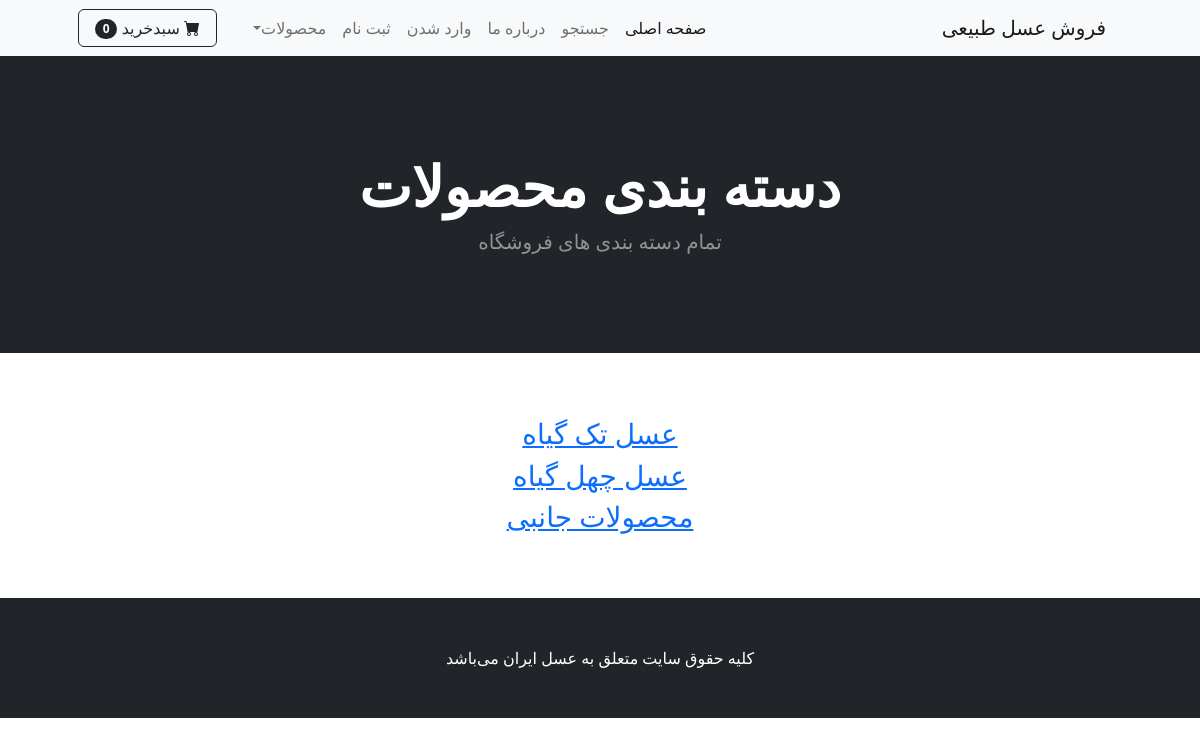
The page /category on the database its author committed.
### shop/models.py (models this page shows, shortened)
class Category(models.Model):
    name = models.CharField(max_length=20)

### shop/views.py (the view)
# urls.py: path('category', views.category_summary, name="category_summary"),
def category_summary(request):
    all_cat = Category.objects.all()
    return render(request, 'category_summary.html', {'category':all_cat})

### cart/cart.py (called while the page is built)
    def __len__(self):
        return len(self.cart)

### cart/context_processors.py (called while the page is built)
def cart(request):
    return {'cart':Cart(request)}

### shop/templates/category_summary.html
{% extends "base.html" %}
{% block content %}
        <header class="bg-dark py-5">
            <div class="container px-4 px-lg-5 my-5">
                <div class="text-center text-white">
                    <h1 class="display-4 fw-bolder">دسته بندی محصولات </h1>
                    <p class="lead fw-normal text-white-50 mb-0"> تمام دسته بندی های فروشگاه </p>
                </div>
            </div>
        </header>
        <br><br>
        <div class="container">
            <div class= "row">
                <center>
                    <div class="col-8">
                        <p align= "justify">
                            {% for cat in category %}
                                <a href="{% url 'category' cat.name %}"> <h3> {{ cat.name }} </h3> </a>
                            {% endfor %}
                        </p>
                    </div>
                </center>
            </div>
        </div>
        <br><br>
{% endblock content %}

### rows shown on the page
Category: name "عسل تک گیاه"
Category: name "عسل چهل گیاه"
Category: name "محصولات جانبی"

### other values the page prints
{{ cart|length }} "0"
